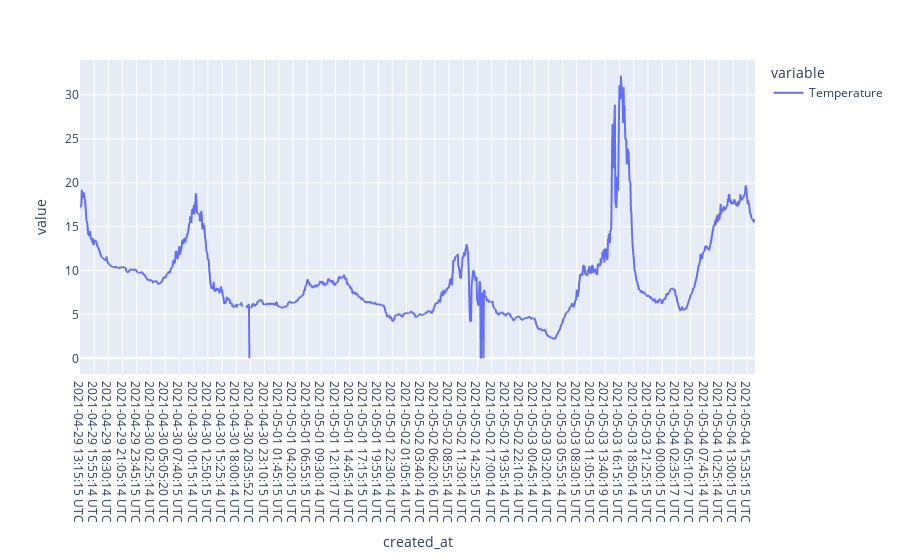

The code cell stored with this chart in its notebook:
### Code cell
temperature_series.plot()

### Figure 1 — Plotly figure (JSON) as saved in the notebook; plotly's stock layout.template omitted (floating-point values rounded to 4 significant figures; data arrays with more than 128 entries replaced by an {"elided": "..."} marker saying what was removed)
{"data": [{"hovertemplate": "variable=Temperature<br>created_at=%{x}<br>value=%{y}<extra></extra>", "legendgroup": "Temperature", "line": {"color": "#636efa", "dash": "solid"}, "mode": "lines", "name": "Temperature", "showlegend": true, "type": "scattergl", "x": {"elided": "1475 str values"}, "xaxis": "x", "y": {"elided": "1475 float values"}, "yaxis": "y"}], "layout": {"legend": {"title": {"text": "variable"}, "tracegroupgap": 0}, "margin": {"t": 60}, "xaxis": {"anchor": "y", "domain": [0, 1], "title": {"text": "created_at"}}, "yaxis": {"anchor": "x", "domain": [0, 1], "title": {"text": "value"}}}}
